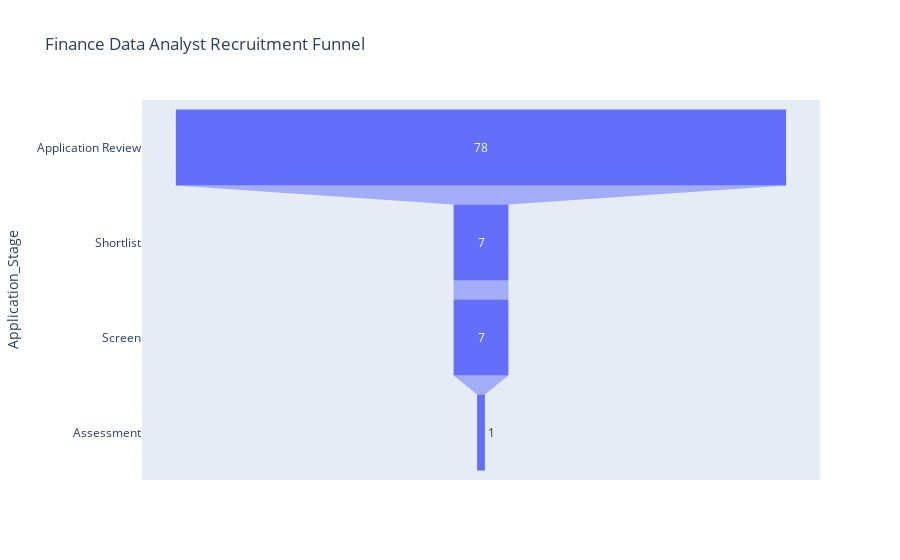

Notebook source saved alongside this figure:
### Code cell
# Now lets look at the 'Finance Data Analyst' role:

data = dict(
    No_of_Candidates=fda_counts,
    Application_Stage=fda_stages)
fig = px.funnel(data, x='No_of_Candidates', y='Application_Stage', title='Finance Data Analyst Recruitment Funnel',)
fig.show()

### Figure 1 — Plotly figure (JSON) as saved in the notebook; plotly's stock layout.template omitted (floating-point values rounded to 4 significant figures)
{"data": [{"hovertemplate": "No_of_Candidates=%{x}<br>Application_Stage=%{y}<extra></extra>", "legendgroup": "", "marker": {"color": "#636efa"}, "name": "", "orientation": "h", "showlegend": false, "type": "funnel", "x": [78, 7, 7, 1], "xaxis": "x", "y": ["Application Review", "Shortlist", "Screen", "Assessment"], "yaxis": "y"}], "layout": {"legend": {"tracegroupgap": 0}, "title": {"text": "Finance Data Analyst Recruitment Funnel"}, "xaxis": {"anchor": "y", "domain": [0, 1], "title": {"text": "No_of_Candidates"}}, "yaxis": {"anchor": "x", "domain": [0, 1], "title": {"text": "Application_Stage"}}}}
